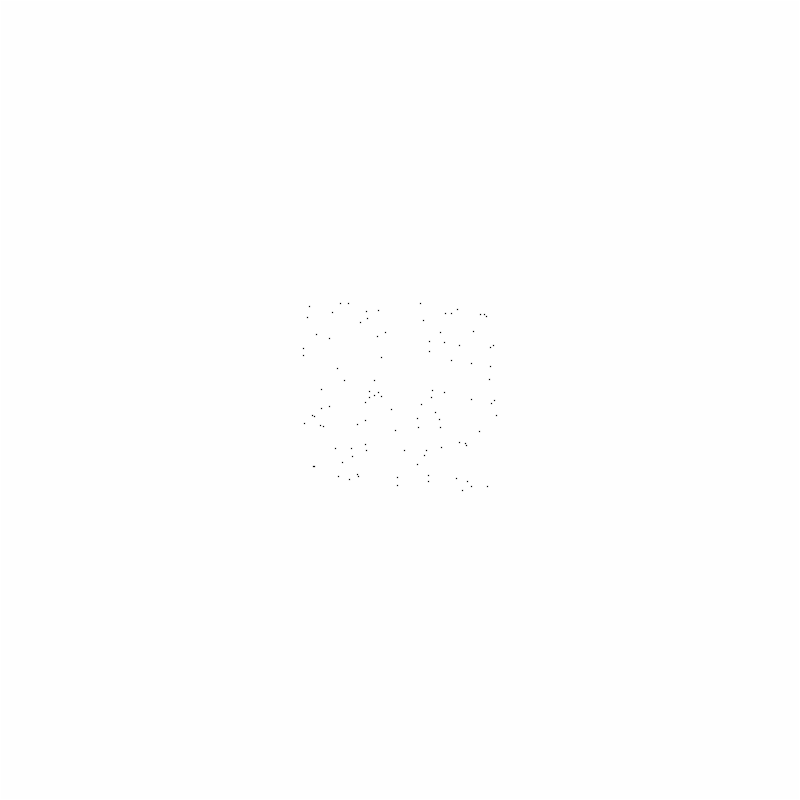
Frame 1 (no input)
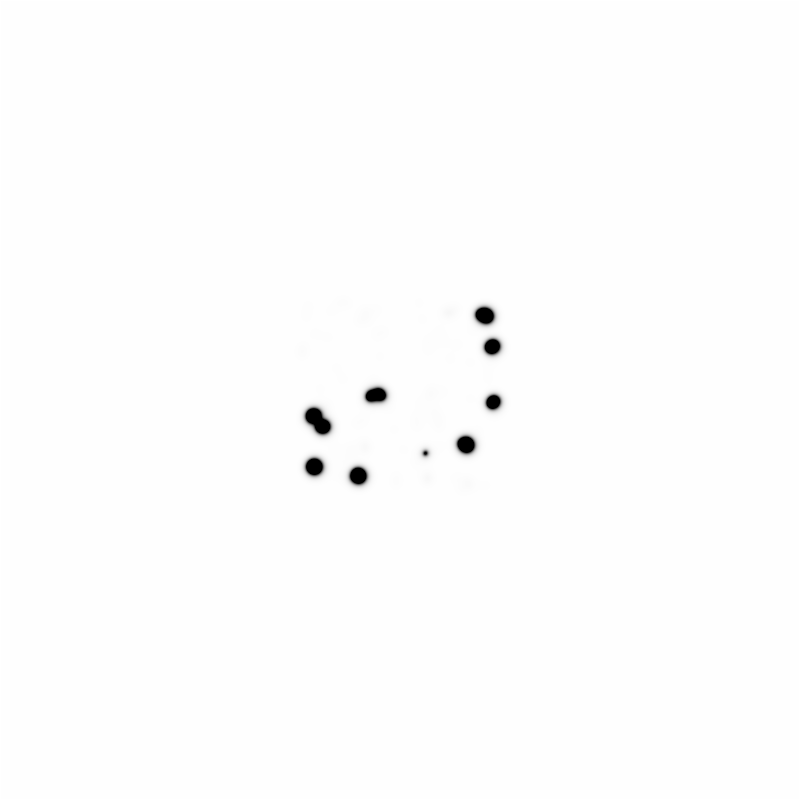
Frame 60 (the mouse pressed at the canvas centre just before this capture)
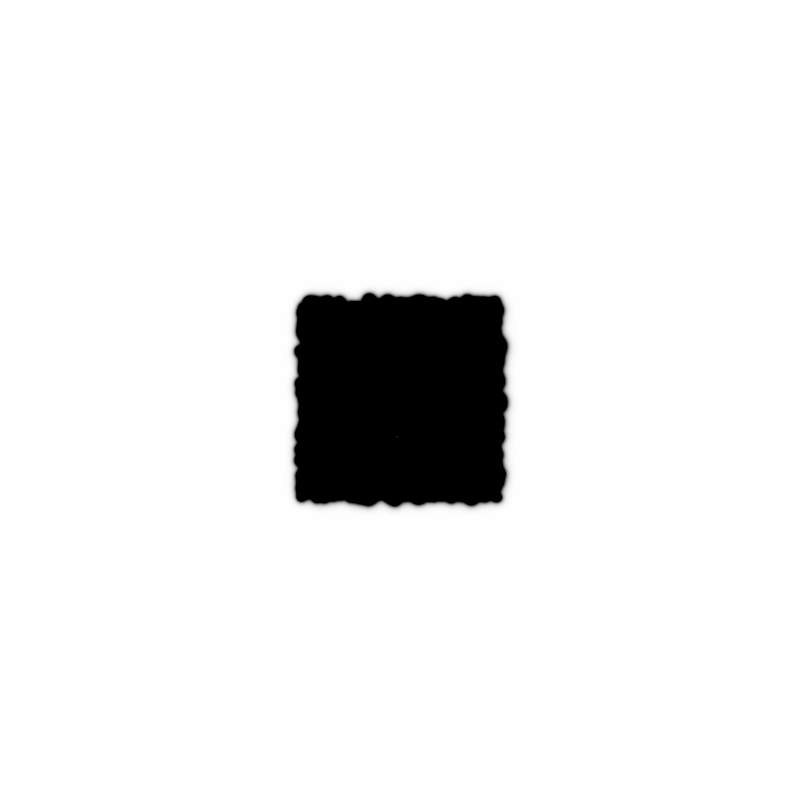
Frame 120 (the mouse held since frame 60 and released just before this capture)

The Processing sketch that drew these frames (run headless with seeded random() and noise(); from frame 60 on, the mouse is pressed at the canvas centre):

// Processing sketch: Reaction_Diffusion
// ── Reaction_Diffusion.pde
Cell[][] grid, updatedGrid;
float dA = 1, dB = .5, feedRate = .03, killRate = .04;
void setup() {
  size(800, 800);
  grid = new Cell[width][height];
  updatedGrid = new Cell[width][height];

  for (int i = 0; i < grid.length; i++) {
    for (int j = 0; j < grid.length; j++) {
      float a = 1;
      float b = 0;
      grid[i][j] = new Cell(a, b);
      updatedGrid[i][j] = new Cell(a, b);
    }
  }
  //for (int i = width/2-50; i < width/2+50; i++) {
  //  for (int j = height/2-50; j < height/2+50; j++) {
  //    grid[i][j].b=1;
  //  }
  //}
   createChemicals(width/2, height/2);
  background(255);
  //colorMode(HSB);
}

void createChemicals(float locX, float locY) {
  for (int i = 0; i < 100; i++) {
    int x = int(random(locX-100, locX+100));
    x = constrain(x, 1, width-1);
    int y = int(random(locY-100, locY+100));
    y = constrain(y, 1, height-1);
    grid[x][y] = new Cell(1, 1);
    updatedGrid[x][y] = new Cell(1, 1);
  }
}

void draw() {
  //  background(255);
  if (mousePressed)
  createChemicals(mouseX, mouseY);
  calculateNewValues();
  swap();

  loadPixels();
  for (int x = 0; x < width; x++) {
    for (int y = 0; y < height; y++) {
      int loc = x + y * width;    
      pixels[loc] = color((grid[x][y].a-grid[x][y].b)*255);
    }
  }
  updatePixels();
}

void calculateNewValues() {
  for (int i = 1; i < grid.length-1; i++) {
    for (int j = 1; j < grid[i].length-1; j++) {
      float a = grid[i][j].a, b = grid[i][j].b;
      updatedGrid[i][j].a = a + (dA * laplace(grid, i, j, true) - a*b*b + feedRate*(1-a));
      updatedGrid[i][j].b = b + (dB * laplace(grid, i, j, false) + a*b*b - (killRate+feedRate)*b);
      updatedGrid[i][j].a = constrain(updatedGrid[i][j].a, 0, 1);
      updatedGrid[i][j].b = constrain(updatedGrid[i][j].b, 0, 1);
    }
  }
}

float laplace(Cell[][] temp, int locX, int locY, boolean a) {
  /*
 ->assigns weight to different positions
   ->the middle or cell at x,y has weight of -1
   ->sides have weight of .2
   ->diagonals have weight of .05
   */
  float sum = 0;
  if (a) {
    sum+=temp[locX][locY].a*-1;
    sum+=temp[locX-1][locY].a*.2;
    sum+=temp[locX+1][locY].a*.2;
    sum+=temp[locX][locY-1].a*.2;
    sum+=temp[locX][locY+1].a*.2;
    sum+=temp[locX-1][locY-1].a*.05;
    sum+=temp[locX+1][locY-1].a*.05;
    sum+=temp[locX-1][locY+1].a*.05;
    sum+=temp[locX+1][locY+1].a*.05;
  } else {
    sum+=temp[locX][locY].b*-1;
    sum+=temp[locX-1][locY].b*.2;
    sum+=temp[locX+1][locY].b*.2;
    sum+=temp[locX][locY-1].b*.2;
    sum+=temp[locX][locY+1].b*.2;
    sum+=temp[locX-1][locY-1].b*.05;
    sum+=temp[locX+1][locY-1].b*.05;
    sum+=temp[locX-1][locY+1].b*.05;
    sum+=temp[locX+1][locY+1].b*.05;
  }
  return sum;
}

void swap() {
  /*
 First, new values are calculated in updatedGrid from Grid
   Then, they are drawn to the screen
   Next frame, transfer the data from updatedGrid to the old Grid
   and set the updatedGrid to the old Grid although it is not neccessary since
   it will get overwritten
   */
  arrayCopy(updatedGrid, grid);
}

class Cell {
  float a, b;
  Cell(float a, float b) {
    this.a = a;
    this.b = b;
  }
}
